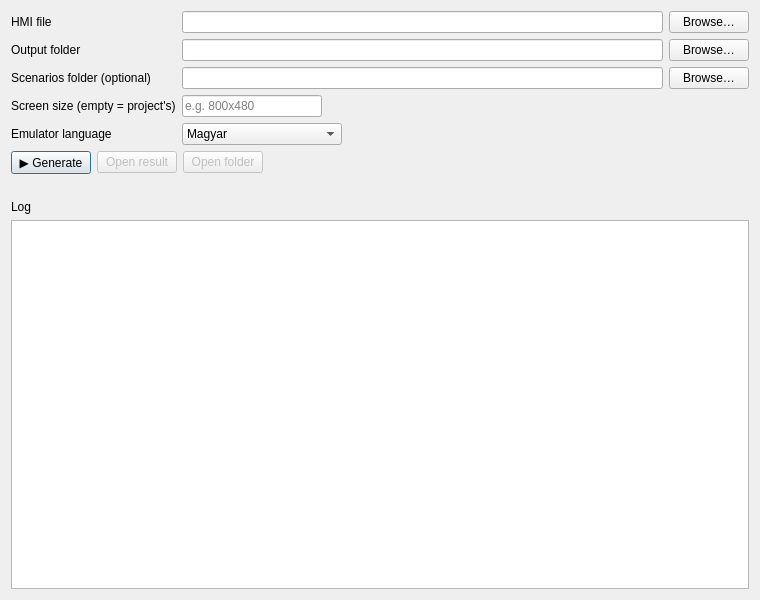
<?xml version="1.0" encoding="UTF-8"?>
<!-- Qt Designer file. Open it with `designer main.ui` (pyqt6-tools / Qt Designer) to edit the layout visually.
     Object names are the contract with app.py: do not rename them without updating it. The window is English only. -->
<ui version="4.0">
 <class>BuilderWindow</class>
 <widget class="QWidget" name="BuilderWindow">
  <property name="geometry">
   <rect><x>0</x><y>0</y><width>760</width><height>600</height></rect>
  </property>
  <property name="windowTitle"><string>Nextion emulator generator</string></property>
  <layout class="QVBoxLayout" name="mainLayout">
   <item>
    <layout class="QGridLayout" name="formLayout" columnstretch="0,1,0">
     <item row="0" column="0"><widget class="QLabel" name="labelHmi"><property name="text"><string>HMI file</string></property></widget></item>
     <item row="0" column="1"><widget class="QLineEdit" name="editHmi"/></item>
     <item row="0" column="2"><widget class="QPushButton" name="btnBrowseHmi"><property name="text"><string>Browse…</string></property></widget></item>
     <item row="1" column="0"><widget class="QLabel" name="labelOut"><property name="text"><string>Output folder</string></property></widget></item>
     <item row="1" column="1"><widget class="QLineEdit" name="editOut"/></item>
     <item row="1" column="2"><widget class="QPushButton" name="btnBrowseOut"><property name="text"><string>Browse…</string></property></widget></item>
     <item row="2" column="0"><widget class="QLabel" name="labelScn"><property name="text"><string>Scenarios folder (optional)</string></property></widget></item>
     <item row="2" column="1"><widget class="QLineEdit" name="editScn"/></item>
     <item row="2" column="2"><widget class="QPushButton" name="btnBrowseScn"><property name="text"><string>Browse…</string></property></widget></item>
     <item row="3" column="0"><widget class="QLabel" name="labelScreen"><property name="text"><string>Screen size (empty = project's)</string></property></widget></item>
     <item row="3" column="1">
      <widget class="QLineEdit" name="editScreen">
       <property name="maximumSize"><size><width>140</width><height>16777215</height></size></property>
       <property name="placeholderText"><string>e.g. 800x480</string></property>
      </widget>
     </item>
     <item row="4" column="0"><widget class="QLabel" name="labelLang"><property name="text"><string>Emulator language</string></property></widget></item>
     <item row="4" column="1">
      <widget class="QComboBox" name="comboLang">
       <property name="maximumSize"><size><width>160</width><height>16777215</height></size></property>
       <item><property name="text"><string>Magyar</string></property></item>
       <item><property name="text"><string>English</string></property></item>
      </widget>
     </item>
    </layout>
   </item>
   <item>
    <layout class="QHBoxLayout" name="buttonRow">
     <item><widget class="QPushButton" name="btnGenerate"><property name="text"><string>▶ Generate</string></property><property name="default"><bool>true</bool></property></widget></item>
     <item><widget class="QPushButton" name="btnOpenResult"><property name="enabled"><bool>false</bool></property><property name="text"><string>Open result</string></property></widget></item>
     <item><widget class="QPushButton" name="btnOpenFolder"><property name="enabled"><bool>false</bool></property><property name="text"><string>Open folder</string></property></widget></item>
     <item><spacer name="buttonSpacer"><property name="orientation"><enum>Qt::Horizontal</enum></property><property name="sizeHint" stdset="0"><size><width>40</width><height>20</height></size></property></spacer></item>
    </layout>
   </item>
   <item><widget class="QLabel" name="labelStatus"><property name="text"><string/></property><property name="wordWrap"><bool>true</bool></property></widget></item>
   <item><widget class="QLabel" name="labelLog"><property name="text"><string>Log</string></property></widget></item>
   <item>
    <widget class="QPlainTextEdit" name="textLog">
     <property name="readOnly"><bool>true</bool></property>
     <property name="lineWrapMode"><enum>QPlainTextEdit::NoWrap</enum></property>
    </widget>
   </item>
  </layout>
 </widget>
 <resources/>
 <connections/>
</ui>
